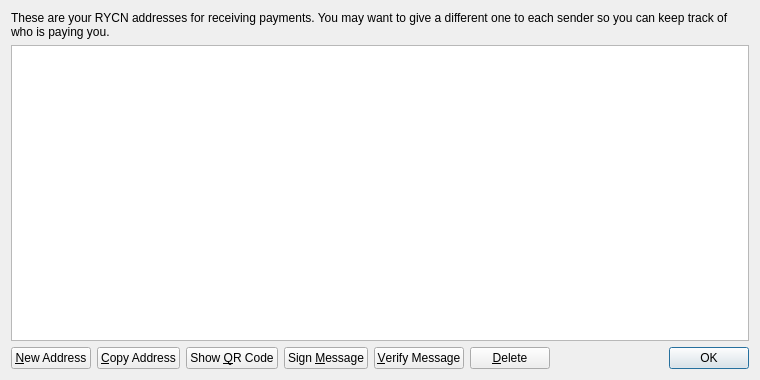
<?xml version="1.0" encoding="UTF-8"?>
<ui version="4.0">
 <class>AddressBookPage</class>
 <widget class="QWidget" name="AddressBookPage">
  <property name="geometry">
   <rect>
    <x>0</x>
    <y>0</y>
    <width>760</width>
    <height>380</height>
   </rect>
  </property>
  <property name="windowTitle">
   <string>Address Book</string>
  </property>
  <layout class="QVBoxLayout" name="verticalLayout">
   <item>
    <widget class="QLabel" name="labelExplanation">
     <property name="text">
      <string>These are your RYCN addresses for receiving payments. You may want to give a different one to each sender so you can keep track of who is paying you.</string>
     </property>
     <property name="textFormat">
      <enum>Qt::PlainText</enum>
     </property>
     <property name="wordWrap">
      <bool>true</bool>
     </property>
    </widget>
   </item>
   <item>
    <widget class="QTableView" name="tableView">
     <property name="contextMenuPolicy">
      <enum>Qt::CustomContextMenu</enum>
     </property>
     <property name="toolTip">
      <string>Double-click to edit address or label</string>
     </property>
     <property name="tabKeyNavigation">
      <bool>false</bool>
     </property>
     <property name="alternatingRowColors">
      <bool>true</bool>
     </property>
     <property name="selectionMode">
      <enum>QAbstractItemView::SingleSelection</enum>
     </property>
     <property name="selectionBehavior">
      <enum>QAbstractItemView::SelectRows</enum>
     </property>
     <property name="sortingEnabled">
      <bool>true</bool>
     </property>
     <attribute name="verticalHeaderVisible">
      <bool>false</bool>
     </attribute>
    </widget>
   </item>
   <item>
    <layout class="QHBoxLayout" name="horizontalLayout">
     <item>
      <widget class="QPushButton" name="newAddressButton">
       <property name="toolTip">
        <string>Create a new address</string>
       </property>
       <property name="text">
        <string>&amp;New Address</string>
       </property>
       <property name="icon">
        <iconset resource="../bitcoin.qrc">
         <normaloff>:/icons/add</normaloff>:/icons/add</iconset>
       </property>
      </widget>
     </item>
     <item>
      <widget class="QPushButton" name="copyToClipboard">
       <property name="toolTip">
        <string>Copy the currently selected address to the system clipboard</string>
       </property>
       <property name="text">
        <string>&amp;Copy Address</string>
       </property>
       <property name="icon">
        <iconset resource="../bitcoin.qrc">
         <normaloff>:/icons/editcopy</normaloff>:/icons/editcopy</iconset>
       </property>
      </widget>
     </item>
     <item>
      <widget class="QPushButton" name="showQRCode">
       <property name="text">
        <string>Show &amp;QR Code</string>
       </property>
       <property name="icon">
        <iconset resource="../bitcoin.qrc">
         <normaloff>:/icons/qrcode</normaloff>:/icons/qrcode</iconset>
       </property>
      </widget>
     </item>
     <item>
      <widget class="QPushButton" name="signMessage">
       <property name="toolTip">
        <string>Sign a message to prove you own a RYCN address</string>
       </property>
       <property name="text">
        <string>Sign &amp;Message</string>
       </property>
       <property name="icon">
        <iconset resource="../bitcoin.qrc">
         <normaloff>:/icons/edit</normaloff>:/icons/edit</iconset>
       </property>
      </widget>
     </item>
     <item>
      <widget class="QPushButton" name="verifyMessage">
       <property name="toolTip">
        <string>Verify a message to ensure it was signed with a specified RYCN address</string>
       </property>
       <property name="text">
        <string>&amp;Verify Message</string>
       </property>
       <property name="icon">
        <iconset resource="../bitcoin.qrc">
         <normaloff>:/icons/transaction_0</normaloff>:/icons/transaction_0</iconset>
       </property>
      </widget>
     </item>
     <item>
      <widget class="QPushButton" name="deleteButton">
       <property name="toolTip">
        <string>Delete the currently selected address from the list</string>
       </property>
       <property name="text">
        <string>&amp;Delete</string>
       </property>
       <property name="icon">
        <iconset resource="../bitcoin.qrc">
         <normaloff>:/icons/remove</normaloff>:/icons/remove</iconset>
       </property>
      </widget>
     </item>
     <item>
      <spacer name="horizontalSpacer">
       <property name="orientation">
        <enum>Qt::Horizontal</enum>
       </property>
       <property name="sizeHint" stdset="0">
        <size>
         <width>40</width>
         <height>20</height>
        </size>
       </property>
      </spacer>
     </item>
     <item>
      <widget class="QDialogButtonBox" name="buttonBox">
       <property name="sizePolicy">
        <sizepolicy hsizetype="Maximum" vsizetype="Fixed">
         <horstretch>0</horstretch>
         <verstretch>0</verstretch>
        </sizepolicy>
       </property>
       <property name="standardButtons">
        <set>QDialogButtonBox::Ok</set>
       </property>
      </widget>
     </item>
    </layout>
   </item>
  </layout>
 </widget>
 <resources>
  <include location="../bitcoin.qrc"/>
 </resources>
 <connections/>
</ui>
